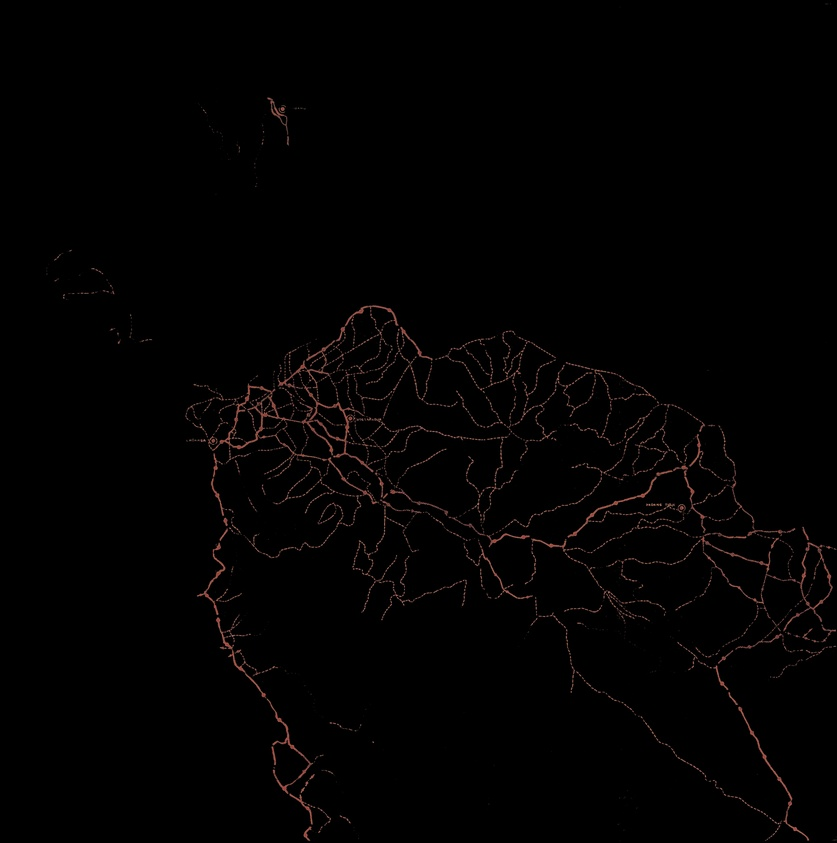
#> input picture imgs/digitized/red_elements.jpg, 837 x 843 px, shrunk from 5260 x 5303 before the run
$ python connectRoads2.py
#> lines starting #> are read from the running program, lines starting #| are printed output that depends on the picture; after the words box and inside, x2 and y2 are one past the last pixel; in counts of white or black regions, pixels touching at a corner belong together
import cv2
import numpy as np

# Load the red elements image using OpenCV
red_elements_image_path = './imgs/digitized/red_elements.jpg'  # Ensure this path is correct and the image is in a readable format
image = cv2.imread(red_elements_image_path, cv2.IMREAD_COLOR)  # Ensure that the image is being read correctly
#> image is the input picture: shape (843, 837, 3); mean B, G, R 1.6, 1.7, 2.7

if image is None:
    print("Image not loaded, check the file format and path.")
else:
    # Convert the image to grayscale for processing
    gray = cv2.cvtColor(image, cv2.COLOR_BGR2GRAY)

    # Apply morphological operations to connect the dotted lines
    kernel = np.ones((5, 5), np.uint8)
    closed_red_elements = cv2.morphologyEx(gray, cv2.MORPH_CLOSE, kernel, iterations=5)
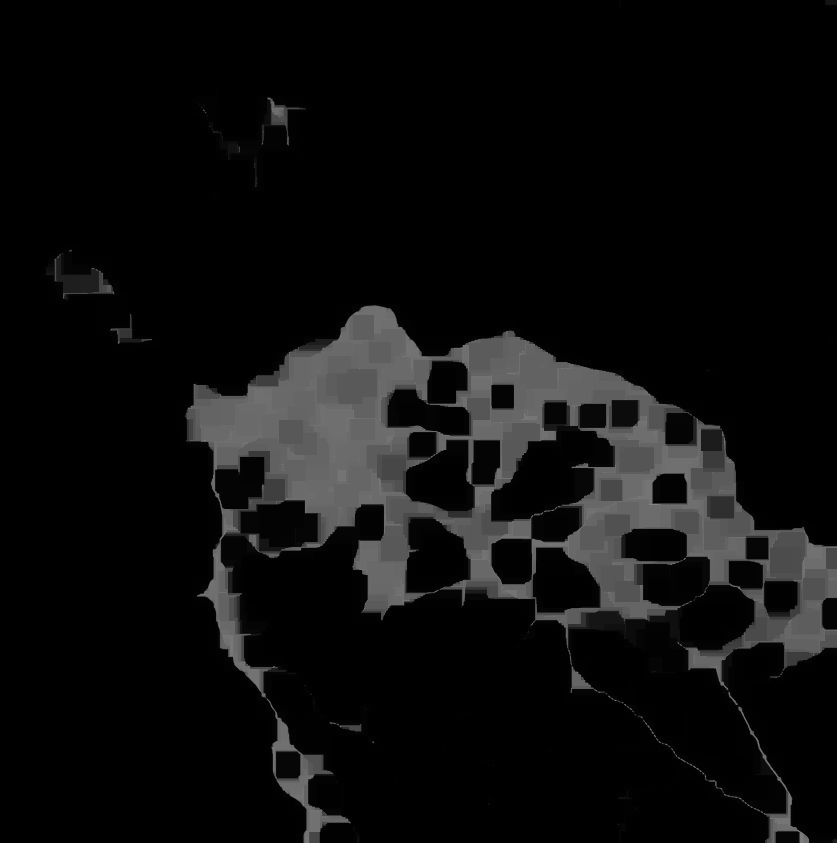
#> closed_red_elements: shape (843, 837); min 0, max 140, mean 13.1

    # Convert the closed red elements back to BGR format
    closed_red_elements_bgr = cv2.cvtColor(closed_red_elements, cv2.COLOR_GRAY2BGR)

    # Create a mask from the closed red elements
    red_mask_closed = cv2.inRange(closed_red_elements_bgr, (1, 1, 1), (255, 255, 255))
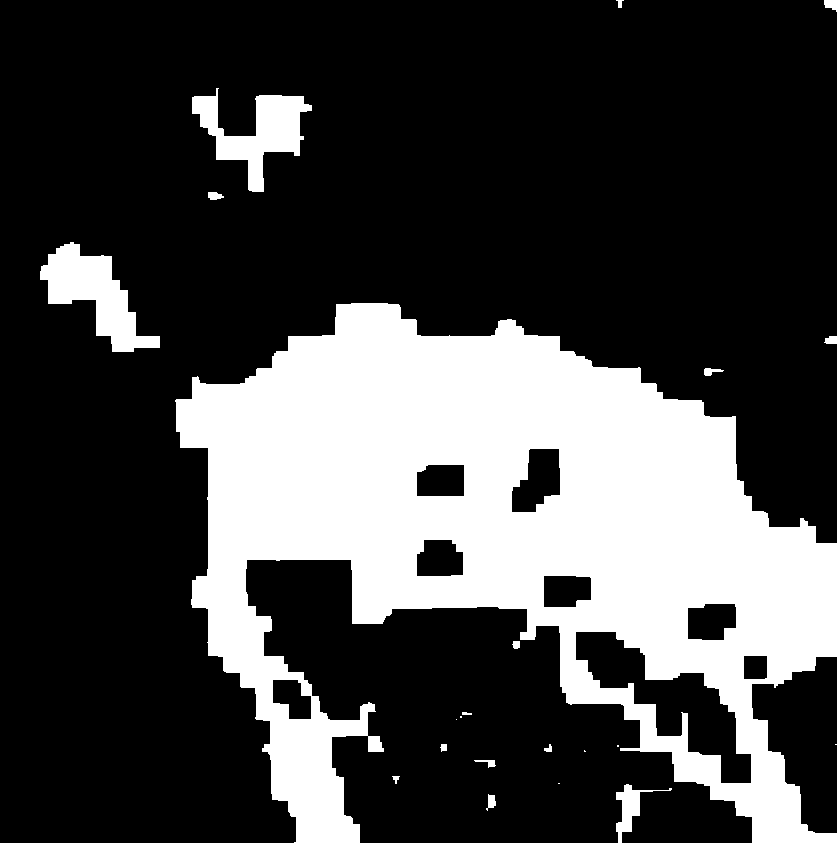
#> red_mask_closed: shape (843, 837); 26.9% white; 22 white regions (6 under 20 px), largest, box (x1, y1, x2, y2) and area: (175, 303, 837, 843) 177832, (40, 242, 160, 352) 5571, (192, 88, 312, 192) 5011

    # Combine the closed red elements with the original image using the mask
    final_red_elements = cv2.bitwise_and(image, image, mask=red_mask_closed)

    cv2.imwrite('./imgs/digitized/connected_red_elements2.jpg', final_red_elements)  # Save the connected red elements image for review

    print("Red dotted lines connected and saved.")

$ run again, with imgs/digitized/indonesia_red_pixels_check.jpg copied over imgs/digitized/red_elements.jpg
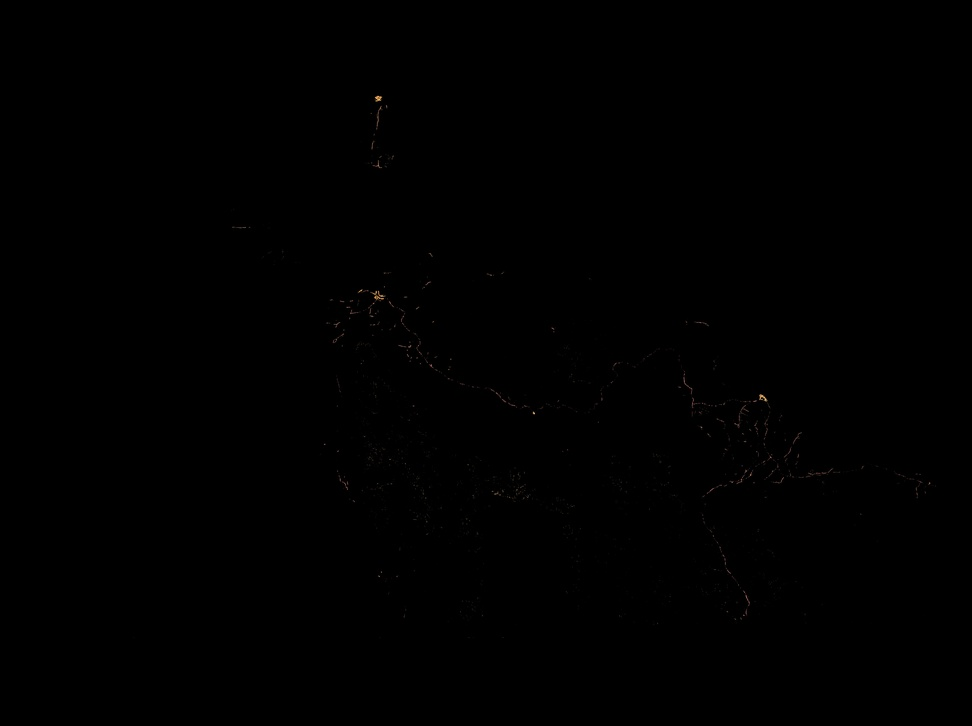
#> input picture imgs/digitized/indonesia_red_pixels_check.jpg, 972 x 726 px, shrunk from 5000 x 3735 before the run
#> image is the input picture: shape (726, 972, 3); mean B, G, R 0.2, 0.2, 0.2
#> `red_mask_closed = cv2.inRange(closed_red_elements_bgr, (1, 1, 1), (255..`:
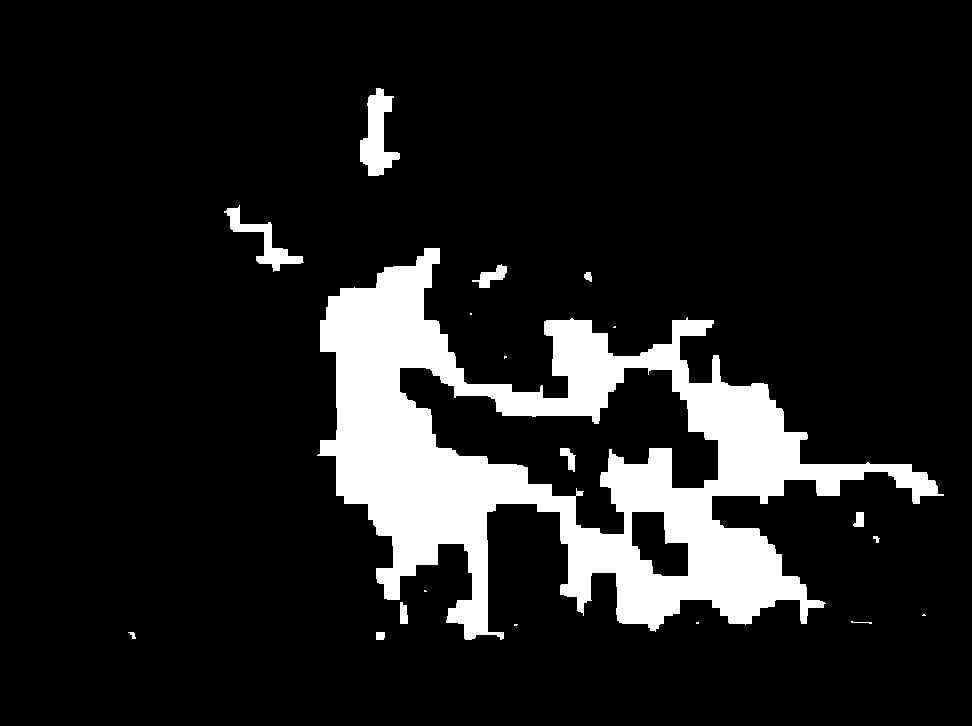
#> red_mask_closed: shape (726, 972); 12.1% white; 19 white regions (7 under 20 px), largest, box (x1, y1, x2, y2) and area: (317, 248, 944, 640) 81181, (360, 88, 400, 176) 1864, (224, 205, 304, 272) 1268
